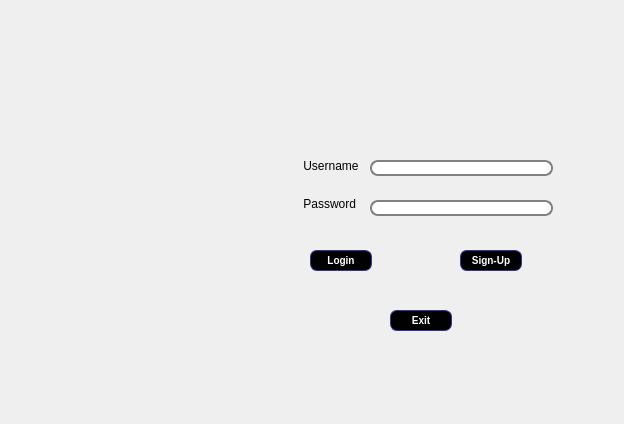
<?xml version="1.0" encoding="UTF-8"?>
<ui version="4.0">
 <class>dialoglogin</class>
 <widget class="QDialog" name="dialoglogin">
  <property name="geometry">
   <rect>
    <x>0</x>
    <y>0</y>
    <width>624</width>
    <height>424</height>
   </rect>
  </property>
  <property name="windowTitle">
   <string>dialoglogin</string>
  </property>
  <property name="styleSheet">
   <string notr="true">border-image: url(:/image/image/Sign In.jpg);
QLabel {
font-weight: bold;
font-size: 10px;
}
QLineEdit {
padding: 1px;
border-style: solid;
border: 2px solid gray;
border-radius: 8px;
}


QPushButton {
color: white;
font-weight: bold;
background-color: black;
border-width: 1px;
border-color: #339;
border-style: solid;
border-radius: 7;
padding: 3px;
font-size: 10px;
padding-left: 5px;
padding-right: 5px;
min-width: 50px;
max-width: 50px;
min-height: 13px;
max-height: 13px;
}
QPushButton:hover { background-color: white;
color:black;
text-decoration: underline; }</string>
  </property>
  <widget class="QPushButton" name="exit">
   <property name="geometry">
    <rect>
     <x>390</x>
     <y>310</y>
     <width>91</width>
     <height>21</height>
    </rect>
   </property>
   <property name="cursor">
    <cursorShape>PointingHandCursor</cursorShape>
   </property>
   <property name="styleSheet">
    <string notr="true">border-image: url(:/image/image/Capture5.png);</string>
   </property>
   <property name="text">
    <string>Exit</string>
   </property>
  </widget>
  <widget class="QLineEdit" name="password">
   <property name="geometry">
    <rect>
     <x>370</x>
     <y>200</y>
     <width>183</width>
     <height>16</height>
    </rect>
   </property>
   <property name="styleSheet">
    <string notr="true">border-image: url(:/image/image/Capture5.png);</string>
   </property>
   <property name="echoMode">
    <enum>QLineEdit::Password</enum>
   </property>
  </widget>
  <widget class="QLabel" name="label_2">
   <property name="geometry">
    <rect>
     <x>300</x>
     <y>180</y>
     <width>60</width>
     <height>47</height>
    </rect>
   </property>
   <property name="styleSheet">
    <string notr="true">border-image: url(:/image/image/Capture52.png);</string>
   </property>
   <property name="text">
    <string> Password :</string>
   </property>
  </widget>
  <widget class="QLineEdit" name="username">
   <property name="geometry">
    <rect>
     <x>370</x>
     <y>160</y>
     <width>183</width>
     <height>16</height>
    </rect>
   </property>
   <property name="styleSheet">
    <string notr="true">border-image: url(:/image/image/Capture5.png);</string>
   </property>
  </widget>
  <widget class="QLabel" name="label">
   <property name="geometry">
    <rect>
     <x>300</x>
     <y>150</y>
     <width>61</width>
     <height>31</height>
    </rect>
   </property>
   <property name="styleSheet">
    <string notr="true">border-image: url(:/image/image/Capture52.png);</string>
   </property>
   <property name="text">
    <string> Username :</string>
   </property>
  </widget>
  <widget class="QPushButton" name="login">
   <property name="geometry">
    <rect>
     <x>310</x>
     <y>250</y>
     <width>101</width>
     <height>31</height>
    </rect>
   </property>
   <property name="cursor">
    <cursorShape>PointingHandCursor</cursorShape>
   </property>
   <property name="styleSheet">
    <string notr="true">border-image: url(:/image/image/Capture5.png);</string>
   </property>
   <property name="text">
    <string>Login</string>
   </property>
  </widget>
  <widget class="QPushButton" name="signup">
   <property name="geometry">
    <rect>
     <x>460</x>
     <y>250</y>
     <width>101</width>
     <height>31</height>
    </rect>
   </property>
   <property name="cursor">
    <cursorShape>PointingHandCursor</cursorShape>
   </property>
   <property name="styleSheet">
    <string notr="true">border-image: url(:/image/image/Capture5.png);</string>
   </property>
   <property name="text">
    <string>Sign-Up</string>
   </property>
  </widget>
 </widget>
 <resources/>
 <connections/>
</ui>
